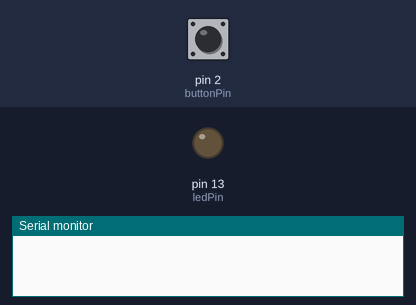
Simulated run of this sketch. Board: Arduino Uno, built with avr-gcc and run on an emulated ATmega328P. Shown: output pins drawn as LEDs (lit = HIGH), the last lines printed to the serial monitor. Inputs (shaded band) come from the test bench; at power-on: pin 2 (buttonPin) HIGH. EEPROM starts erased.

Above: at 1.2 s.
1.3 s: pin 2 (buttonPin) pulled LOW for 0.15 s
At 1.37 s:
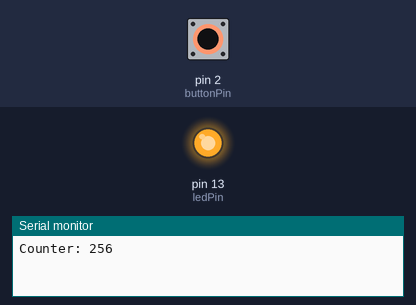
2.9 s: pin 2 (buttonPin) pulled LOW for 3.2 s
At 7.4 s:
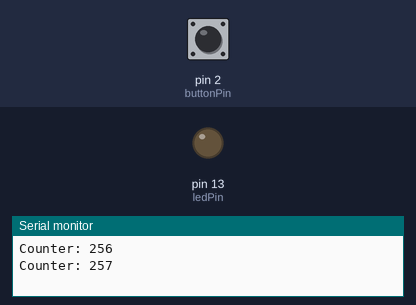
Timing chart, 0 to 8.9 s (numbered marks = the images above; inputs shaded):
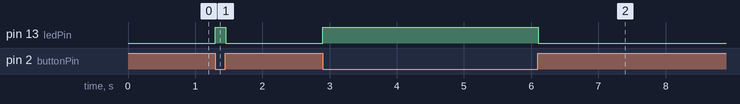

The sketch:

udemy_chapter_4_31.ino
```cpp
#include <EEPROM.h>

//Pin number declaration
int ledPin = 13;
int buttonPin = 2;

//Global variables
int toggleState;
int lastButtonState = 0;
long unsigned int lastPress;
int debounceTime = 20;
int counter;

void setup()
{
  //Pin modes declaration
  pinMode(ledPin, OUTPUT);
  pinMode(buttonPin, INPUT_PULLUP);
  Serial.begin(9600);
  //assign counter the value of 0 address
  counter = EEPROM.read(0); //EEPROM.read(address);
  //write a '0' to address '0'.This allows consecutive resets to reset the counter.
  EEPROM.write(0, 0);//EEPROM.write(address, value);
}

void loop()
{
  //Read the state of button and store it as buttonState(0 or 1)
  int buttonState = digitalRead(buttonPin);

  //if the time between the last buttonChange is greater than the debounceTime
  if ((millis() - lastPress) > debounceTime)
  {
    //update lastPress
  	lastPress = millis();

    //if button is pressed, and was released last change
    if (buttonState == 0 && lastButtonState == 1)
    {
      //toggle the LED state by mturn its current state to the opposite state
      toggleState =! toggleState;
      counter++;
      EEPROM.write(0, counter);
      digitalWrite(ledPin, HIGH);
      lastButtonState = 0;
      Serial.print("Counter: ");
      Serial.println(counter);
    }

    //if button is pressed, and was pressed last change
    if (buttonState == 1 && lastButtonState == 0)
    {
      //record the last button state
      lastButtonState = 1;
      digitalWrite(ledPin, LOW);
    }

  }

}
```

Measured:
- after the input at 1.3 s, pin 13 (ledPin): LOW → HIGH at once, → LOW 0.15 s later
- after the input at 2.9 s, pin 13 (ledPin): LOW → HIGH at once, → LOW 3.2 s later
